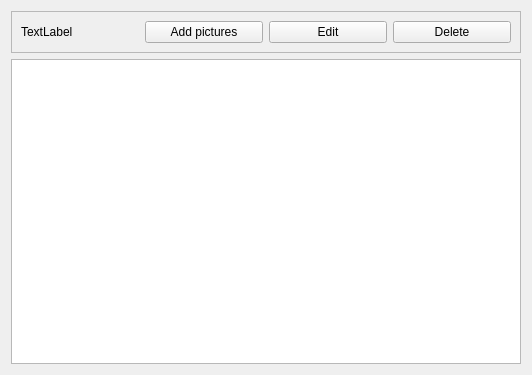
<?xml version="1.0" encoding="UTF-8"?>
<ui version="4.0">
 <class>AlbumWidget</class>
 <widget class="QWidget" name="AlbumWidget">
  <property name="geometry">
   <rect>
    <x>0</x>
    <y>0</y>
    <width>532</width>
    <height>375</height>
   </rect>
  </property>
  <property name="windowTitle">
   <string>Form</string>
  </property>
  <layout class="QVBoxLayout" name="verticalLayout">
   <item>
    <widget class="QFrame" name="frame">
     <property name="frameShape">
      <enum>QFrame::StyledPanel</enum>
     </property>
     <property name="frameShadow">
      <enum>QFrame::Raised</enum>
     </property>
     <layout class="QHBoxLayout" name="horizontalLayout">
      <item>
       <widget class="QLabel" name="albumName">
        <property name="text">
         <string>TextLabel</string>
        </property>
       </widget>
      </item>
      <item>
       <widget class="QPushButton" name="addPicturesButton">
        <property name="text">
         <string>Add pictures</string>
        </property>
        <property name="icon">
         <iconset resource="resource.qrc">
          <normaloff>:/icons/photo-add.png</normaloff>:/icons/photo-add.png</iconset>
        </property>
       </widget>
      </item>
      <item>
       <widget class="QPushButton" name="editButton">
        <property name="text">
         <string>Edit</string>
        </property>
        <property name="icon">
         <iconset resource="resource.qrc">
          <normaloff>:/icons/album-edit.png</normaloff>:/icons/album-edit.png</iconset>
        </property>
       </widget>
      </item>
      <item>
       <widget class="QPushButton" name="deleteButton">
        <property name="text">
         <string>Delete</string>
        </property>
        <property name="icon">
         <iconset resource="resource.qrc">
          <normaloff>:/icons/album-delete.png</normaloff>:/icons/album-delete.png</iconset>
        </property>
       </widget>
      </item>
     </layout>
    </widget>
   </item>
   <item>
    <widget class="QListView" name="thumbnailListView"/>
   </item>
  </layout>
 </widget>
 <resources>
  <include location="resource.qrc"/>
 </resources>
 <connections/>
</ui>
